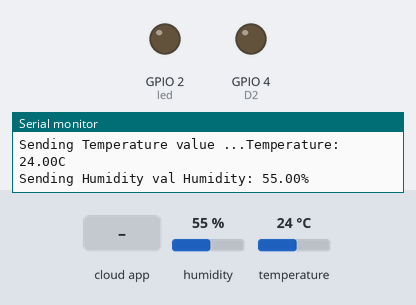
Bench run of a sketch on a simulated ESP8266 (NodeMCU). Parts: output pins drawn as LEDs (lit = HIGH), the last lines printed to the serial monitor. The test bench sets the inputs (shaded band); at power-on: humidity 55 %, temperature 24 °C. WiFi joins after 1.5 s; servers stay silent unless stated; no MQTT or app messages arrive unless stated.

Above: at 2.8 s.
2.9 s: the phone or cloud app sets led to OFF
At 3.3 s:
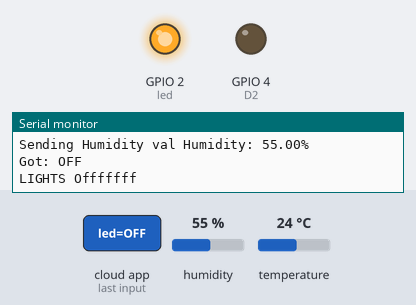
4.4 s: the phone or cloud app sets fan to OFF
Timing chart, 0 to 7.4 s (numbered marks = the images above; inputs shaded):
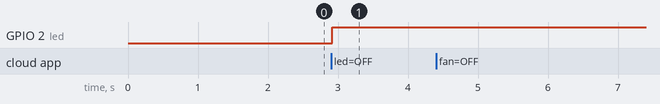

The sketch:

HOME_AUTO.ino
```cpp
#include <ESP8266WiFi.h>
#include "Adafruit_MQTT.h"
#include "DHT.h"
#include "Adafruit_MQTT_Client.h"
#define DHTTYPE DHT11   // DHT 11

#define WLAN_SSID       "ssid"
#define WLAN_PASS       "password"
#define AIO_SERVER      "io.adafruit.com"
#define AIO_SERVERPORT  1883
#define AIO_USERNAME    "username"
#define AIO_KEY         "youraiokey"

uint8_t DHTPin = 5; //D1
DHT dht(DHTPin, DHTTYPE);
float Temp;
float Hum;
int led = 2;
WiFiClient clien;     // Create an ESP8266 WiFiClient class to connect to the MQTT server.

Adafruit_MQTT_Client mqtt(&clien, AIO_SERVER, AIO_SERVERPORT, AIO_USERNAME, AIO_KEY);        // Setup the MQTT client class by passing in the WiFi client and MQTT server and login details.

Adafruit_MQTT_Subscribe LED_Control = Adafruit_MQTT_Subscribe(&mqtt, AIO_USERNAME "/feeds/led");
Adafruit_MQTT_Subscribe fan_control = Adafruit_MQTT_Subscribe(&mqtt, AIO_USERNAME "/feeds/fan");
Adafruit_MQTT_Publish Temperature = Adafruit_MQTT_Publish(&mqtt, AIO_USERNAME "/feeds/temperature");
Adafruit_MQTT_Publish Humidity = Adafruit_MQTT_Publish(&mqtt, AIO_USERNAME "/feeds/humidity");

void setup() {
  Serial.begin(230400);
  delay(100);

  pinMode(DHTPin, INPUT);
  pinMode(led,OUTPUT); //D4
  pinMode(4,OUTPUT);   //D2
  dht.begin();
 // Connect to WiFi access point.

  Serial.println(); Serial.println();

  Serial.print("Connecting to ");

  Serial.println(WLAN_SSID);


  WiFi.begin(WLAN_SSID, WLAN_PASS);

  while (WiFi.status() != WL_CONNECTED) {

    delay(500);

    Serial.print(".");

  }

  Serial.println();

 Serial.println("WiFi connected");

  Serial.println("IP address: "); Serial.println(WiFi.localIP());
mqtt.subscribe(&LED_Control);
mqtt.subscribe(&fan_control);
}


void loop(){
   MQTT_connect();
   delay(50);//waits for the DHT sensor to respond
    Temp = dht.readTemperature(); // Gets the values of the temperature
  Hum = dht.readHumidity(); // Gets the values of the humidity
 // Sending data to the feeds
  Serial.print(F("\nSending Temperature value "));
  Serial.print("...");

  if (! Temperature.publish(Temp)) {
    Serial.println(F("Temperature Failed"));
  } else {
    Serial.println("Temperature: "+String(Temp)+"C");
  }
  Serial.print(F("\nSending Humidity val "));

  if (! Humidity.publish(Hum)) {
    Serial.println(F("Humidity Failed"));
  } else {
    Serial.println("Humidity: "+String(Hum)+"%");
  }

 Adafruit_MQTT_Subscribe *subscription;

  if((subscription = mqtt.readSubscription(3000))) {

    if (subscription == &LED_Control) {

      Serial.print(F("Got: "));

      Serial.println((char *)LED_Control.lastread);

       if (!strcmp((char*) LED_Control.lastread, "OFF"))
       {digitalWrite(led, HIGH);
    Serial.println("LIGHTS Offfffff");}
      else{
        digitalWrite(led, LOW); Serial.println("LIGHTS Onnnnnnnn");}
    }
    if (subscription == &fan_control) {

      Serial.print(F("Got: "));

      Serial.println((char *)fan_control.lastread);

       if (!strcmp((char*) fan_control.lastread, "OFF"))
       {digitalWrite(4, LOW); //D2

    Serial.println("fan offfffffff");}
      else{
        digitalWrite(4, HIGH);//D2
        Serial.println("fan Onnnnnnnn");}
    }

  }

  delay(1000);
}


  // Function to connect and reconnect as necessary to the MQTT server.
// Should be called in the loop function and it will take care if connecting.
void MQTT_connect() {
  int8_t ret;

  // Stop if already connected.
  if (mqtt.connected()) {
    return;
  }

  Serial.print("Connecting to MQTT... ");

  uint8_t retries = 5;
  while ((ret = mqtt.connect()) != 0) { // connect will return 0 for connected
       Serial.println(mqtt.connectErrorString(ret));
       Serial.println("Retrying MQTT connection in 5 seconds...");
       mqtt.disconnect();
       delay(5000);  // wait 5 seconds
       retries--;
       if (retries == 0) {
         // reset me
        ESP.reset();
       }
  }
  Serial.println("MQTT Connected!");
}
```

Measured:
- after the input at 2.9 s, GPIO 2 (led): LOW → HIGH at once
